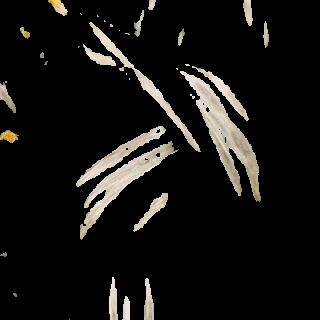
#> input picture Extracted images/EXtraction1.jpg, 320 x 320 px, given in place of video7.mp4, which was not available
$ python color_segment.py
#> lines starting #> are read from the running program, lines starting #| are printed output that depends on the picture; after the words box and inside, x2 and y2 are one past the last pixel; in counts of white or black regions, pixels touching at a corner belong together; pictures that were not available may be replaced by others from this repository, and a replacement may not be noted
#> further down, frame is the input picture: shape (320, 320, 3); mean B, G, R 18, 19.9, 21
from skimage.io import imread, imshow
from skimage.color import rgb2hsv
import matplotlib.pyplot as plt
import cv2 as cv
import numpy as np


def get_marker_mask(img):
    img_hsv = rgb2hsv(img)
#> img_hsv: shape (640, 1280, 3) float64; mean of channels 0, 1, 2 0.064, 0.141, 0.0828
    #refer to hue channel (in the colorbar)
    lower_mask = img_hsv[:,:,0] > 0.1
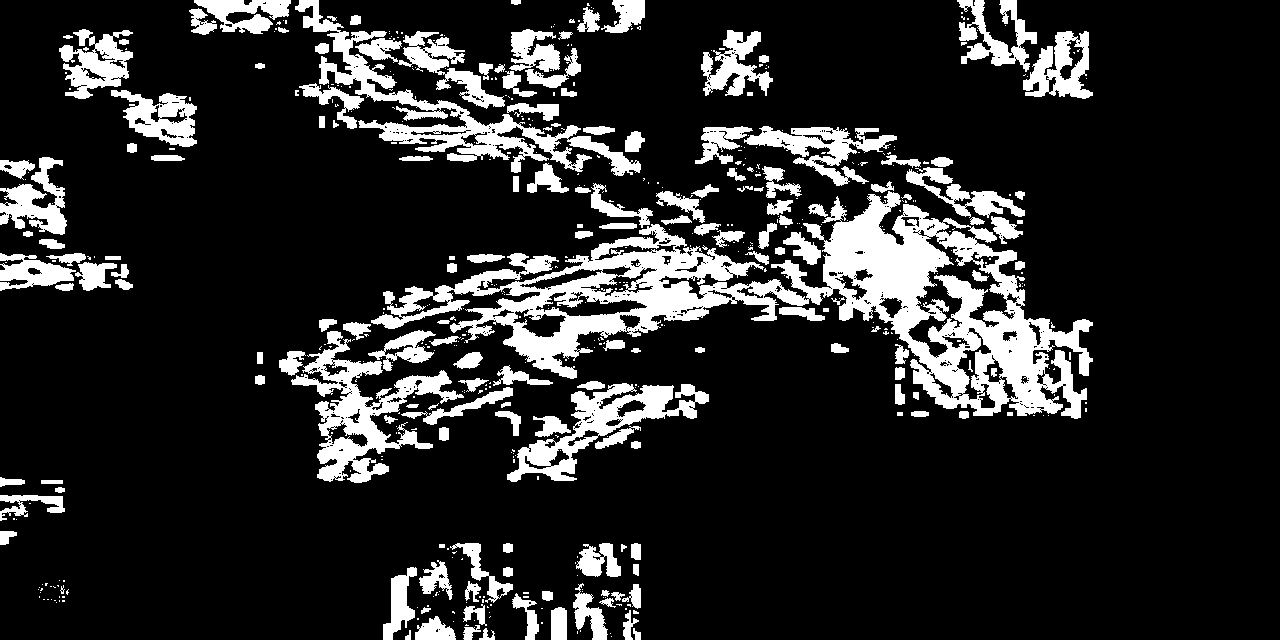
#> lower_mask: shape (640, 1280) bool; 16% white; 547 white regions (379 under 20 px), largest, box (x1, y1, x2, y2) and area: (371, 191, 1093, 419) 45865, (295, 0, 641, 176) 9483, (291, 331, 464, 483) 7806
    #refer to hue channel (in the colorbar)
    upper_mask = img_hsv[:,:,0] < 0.3
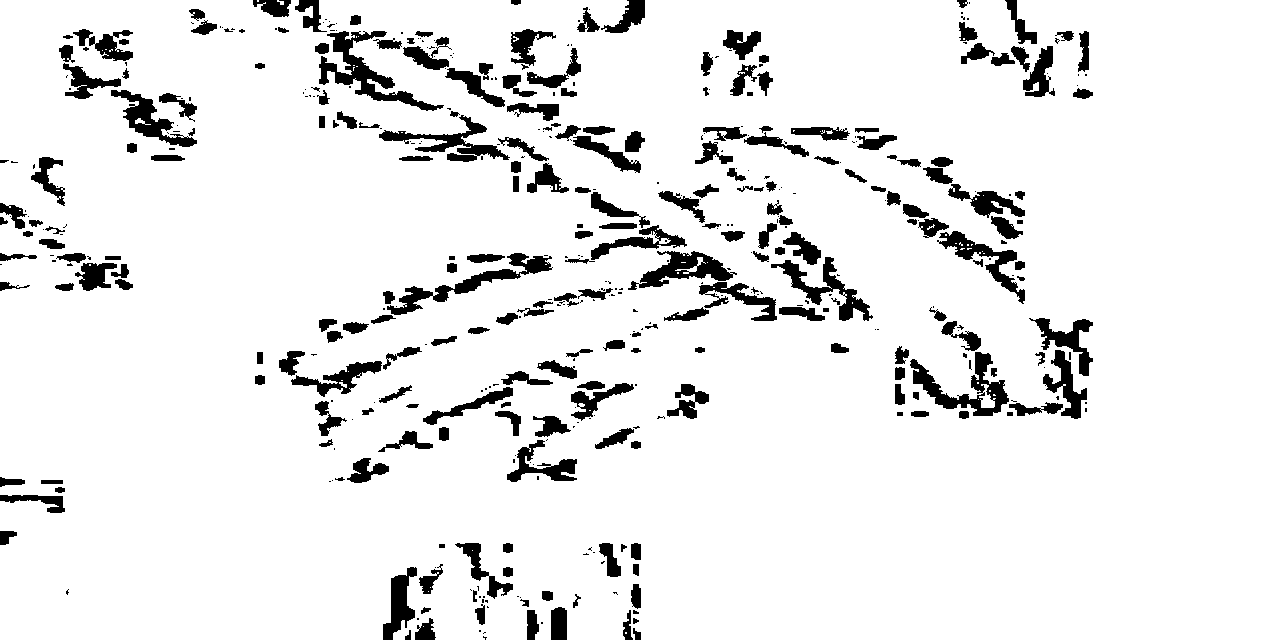
#> upper_mask: shape (640, 1280) bool; 91.7% white; 468 black regions (234 under 20 px), largest, box (x1, y1, x2, y2) and area: (319, 31, 444, 111) 2471, (910, 352, 1009, 416) 2092, (387, 253, 553, 315) 1993
    #refer to transparency channel (in the colorbar)
    saturation_mask = img_hsv[:,:,1] < 0.2
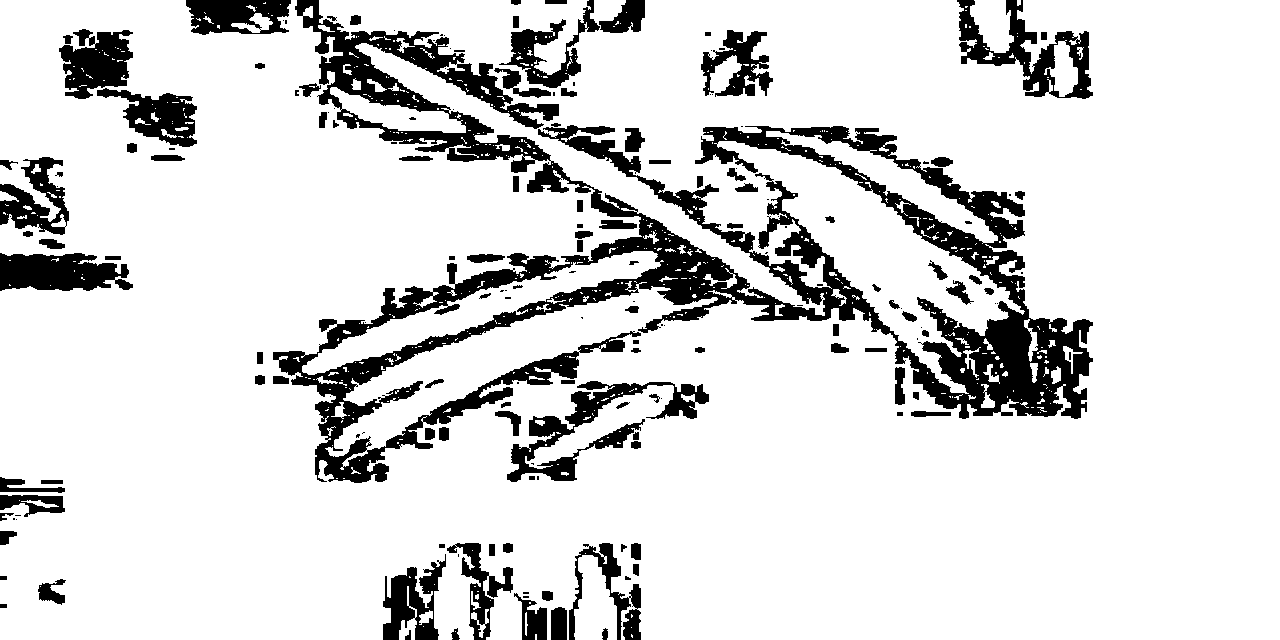
#> saturation_mask: shape (640, 1280) bool; 85.4% white; 176 black regions (64 under 20 px), largest, box (x1, y1, x2, y2) and area: (273, 0, 1093, 483) 70678, (507, 381, 709, 482) 5198, (957, 0, 1093, 99) 4520

    mask = upper_mask*lower_mask*saturation_mask
#> mask: shape (640, 1280) bool; 5.2% white; 275 white regions (160 under 20 px), largest, box (x1, y1, x2, y2) and area: (803, 194, 966, 393) 9243, (503, 287, 718, 362) 4304, (450, 251, 664, 333) 3184
    red = img[:,:,0]*mask
    green = img[:,:,1]*mask
    blue = img[:,:,2]*mask
    marker_masked = np.dstack((red,green,blue))
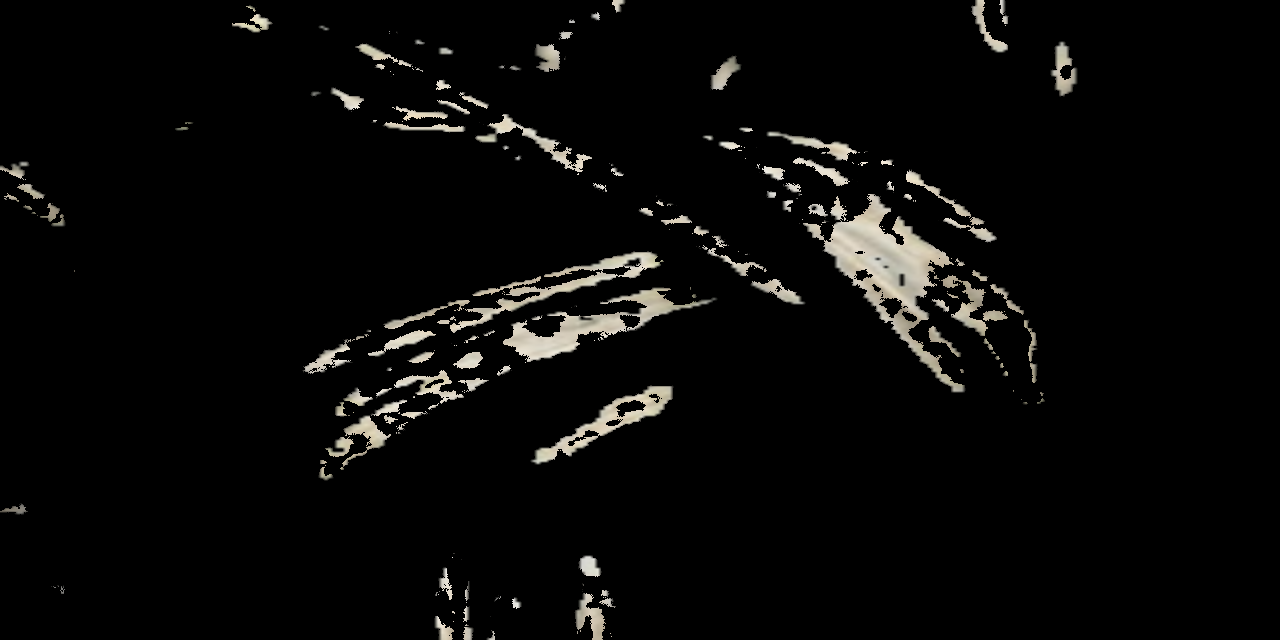
#> marker_masked: shape (640, 1280, 3); mean R, G, B 9.3, 9, 8.1
    return marker_masked

def get_coords(img):
    marker_masked=get_marker_mask(img)
    gray = cv.cvtColor(marker_masked ,cv.COLOR_RGB2GRAY)
    _,thresh = cv.threshold(gray,180, 255, cv.THRESH_BINARY_INV)
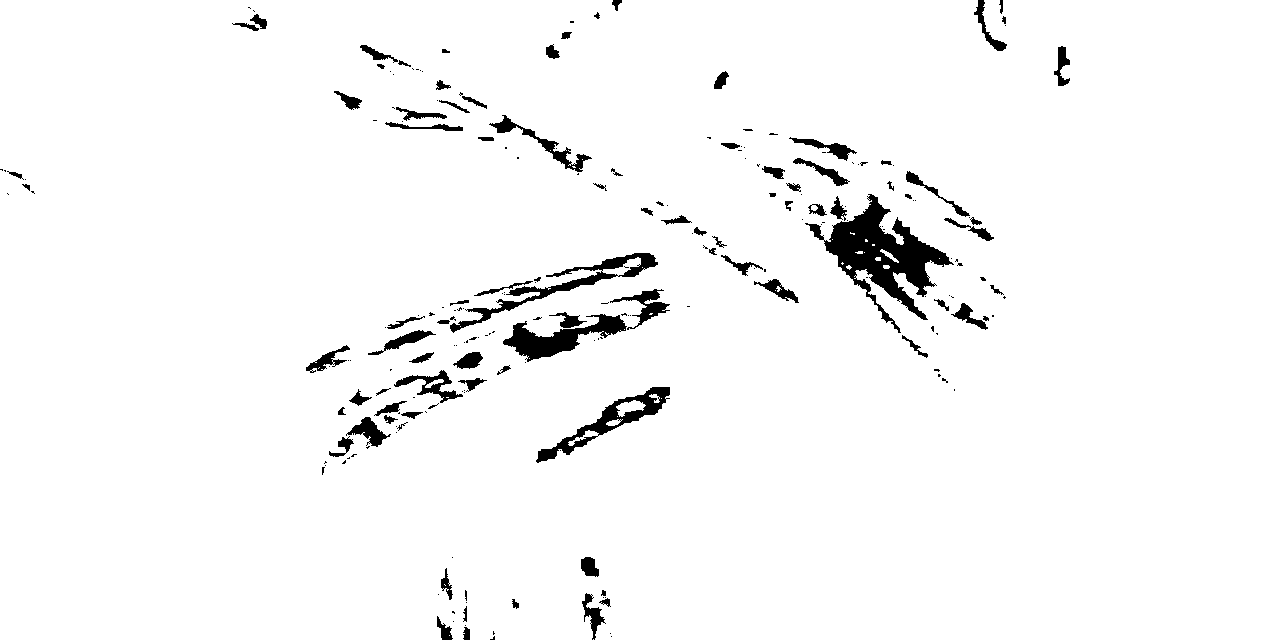
#> thresh: shape (640, 1280); 96.7% white; 226 black regions (136 under 20 px)
    cnt,_= cv.findContours(thresh, cv.RETR_TREE, cv.CHAIN_APPROX_NONE)
#> cnt = 388 contours, 281 with area under 20; largest, box (x1, y1, x2, y2) and area: (0, 0, 1280, 640) 815968, (823, 193, 955, 334) 6820, (535, 386, 671, 464) 2588, (502, 313, 628, 363) 2403, (449, 270, 619, 334) 1580
    x,y=0,0
    for c in cnt:
        area=cv.contourArea(c)
        if area>100 and area<1000:
            x,y,w,h=cv.boundingRect(c)
            break
#> this loop made 30 passes
#> (area, x, y, w, h) on pass 30: (193.5, 440, 567, 14, 34)
#> area on passes 3, 15, 18, 19, 26, 27: 815968.5, 55.5, 57, 65, 32, 29
    return x,y

def get_mask(x,y,frame):
    mask=np.zeros((frame.shape[0],frame.shape[1]),np.uint8)
    x2,y2=abs(x+500),abs(y+200)
    x1,y1=abs(x-200),abs(y-650)
    mask[y1:y2,x1:x2]=255

    return mask


# [21 lines of commented-out code are left out]

if __name__=="__main__":
    cap=cv.VideoCapture('video7.mp4')
    frame_width = int(cap.get(3))
    frame_height = int(cap.get(4))
    size=(frame_width,frame_height)

    res = cv.VideoWriter('color_segmentation.avi', cv.VideoWriter_fourcc(*'MJPG'),24,size)
    while True:
        success, frame=cap.read()
        frame=cv.cvtColor(frame,cv.COLOR_BGR2RGB)
        frame=cv.resize(frame,(1280,640))

        x,y=get_coords(frame)
#> x = 440; y = 567

        if x>0 and y>0:
            x1,y1=x,y
#> x1 = 440; y1 = 567
            #cv.circle(frame,(x1,y1),10,(0,255,0),thickness=-1)
            mask=get_mask(x1,y1,frame)
#> in get_mask, `x2,y2=abs(x+500),abs(y+200)`: x2 = 940; y2 = 767
#> in get_mask, `x1,y1=abs(x-200),abs(y-650)`: x1 = 240; y1 = 83
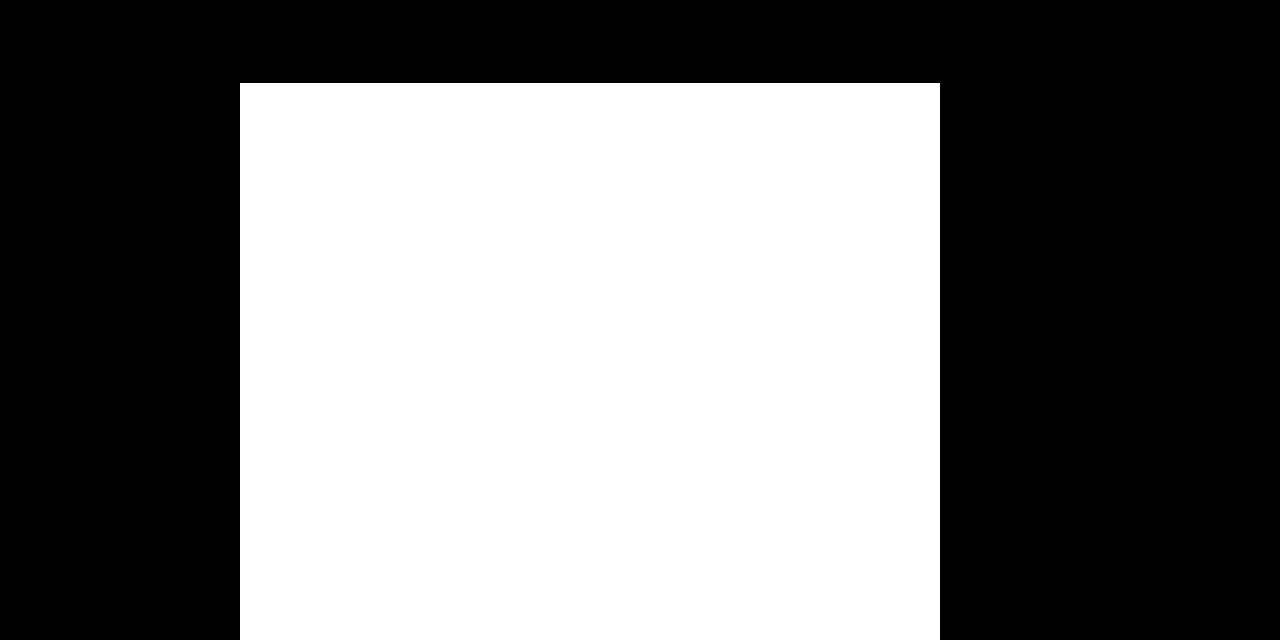
#> mask: shape (640, 1280); 47.6% white; 1 white region, box (x1, y1, x2, y2) and area: (240, 83, 940, 640) 389900

        else:
            #cv.circle(frame,(x1,y1),10,(0,255,0),thickness=-1)
            mask=get_mask(x1,y1,frame)

        frame=cv.cvtColor(frame,cv.COLOR_RGB2BGR)

        frame=cv.bitwise_and(frame,frame,mask=mask)
        cv.imshow('View',frame)
        if success:
            frame=cv.resize(frame,(frame_width,frame_height))
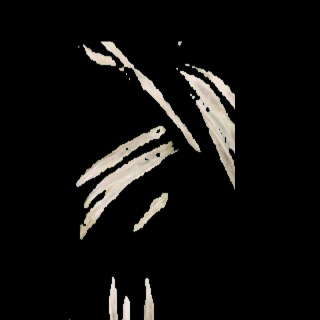
#> frame: shape (320, 320, 3); mean B, G, R 14.4, 15.6, 16.4
            res.write(frame)

        if cv.waitKey(20) & 0XFF==ord('d'):
#> (key Esc is pressed here)
            break

    cap.release()
    cv.destroyAllWindows()

$ run again, on Extracted images/EXtraction2.jpg
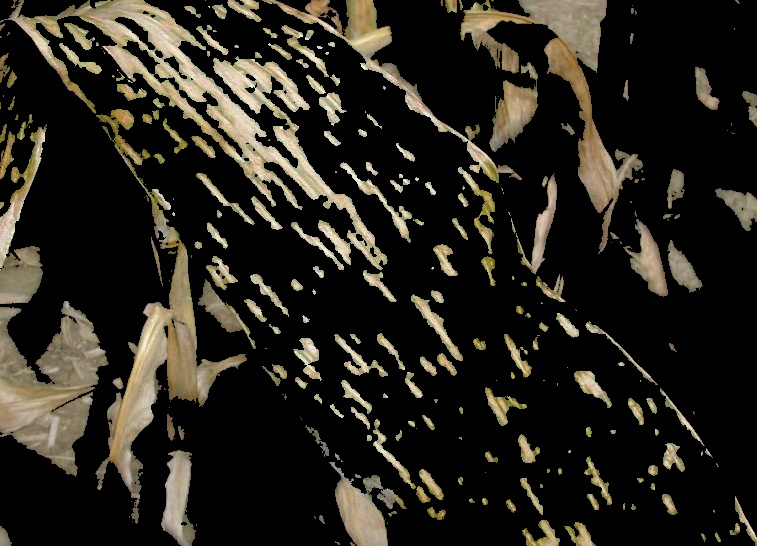
#> input picture Extracted images/EXtraction2.jpg, 757 x 546 px, given in place of video7.mp4, which was not available
#> frame is the input picture: shape (546, 757, 3); mean B, G, R 29.1, 36.6, 40
#> img_hsv: shape (640, 1280, 3) float64; mean of channels 0, 1, 2 0.137, 0.324, 0.158
#> in get_marker_mask, `lower_mask = img_hsv[:,:,0] > 0.1`:
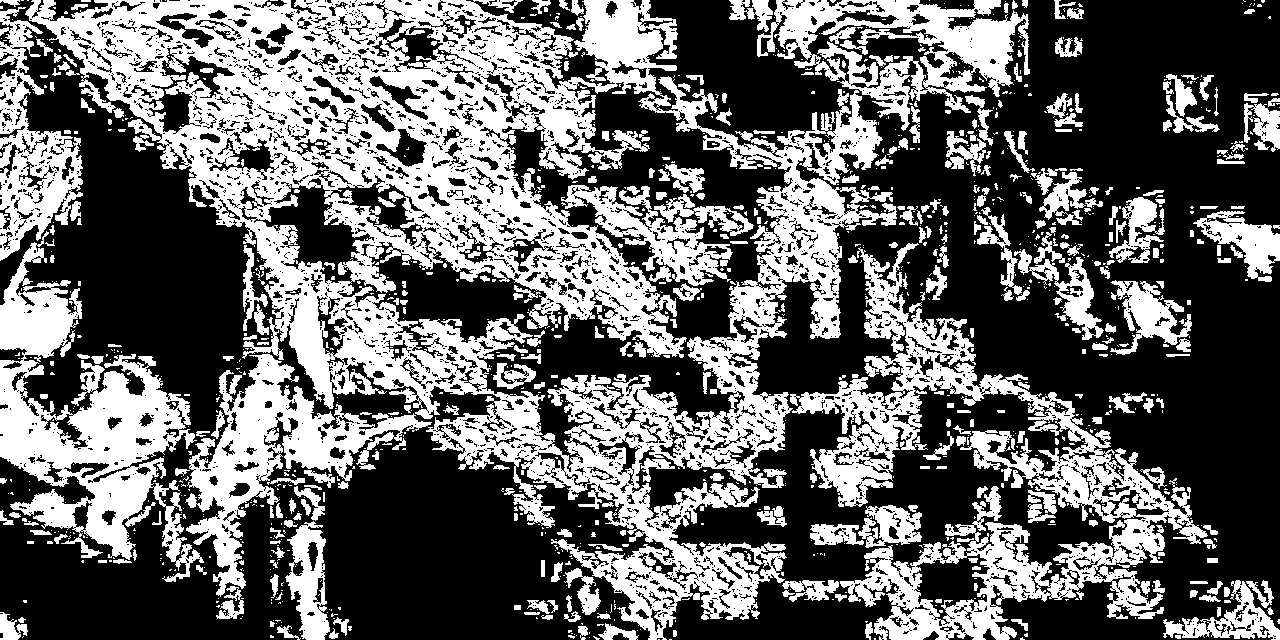
#> lower_mask: shape (640, 1280) bool; 40.1% white; 1363 white regions (995 under 20 px), largest, box (x1, y1, x2, y2) and area: (25, 0, 897, 640) 162697, (790, 243, 1208, 640) 40036, (0, 231, 204, 582) 26294
#> upper_mask: shape (640, 1280) bool; 83.3% white; 2012 black regions (1155 under 20 px), largest, box (x1, y1, x2, y2) and area: (267, 0, 596, 139) 4236, (604, 375, 702, 493) 2202, (939, 524, 1029, 639) 2186
#> saturation_mask: shape (640, 1280) bool; 53.1% white; 462 black regions (305 under 20 px), largest, box (x1, y1, x2, y2) and area: (0, 0, 1204, 640) 361453, (1163, 580, 1280, 640) 3182, (1190, 211, 1280, 282) 2528
#> thresh: shape (640, 1280); 98.5% white; 455 black regions (339 under 20 px)
#> cnt = 645 contours, 496 with area under 20; largest, box (x1, y1, x2, y2) and area: (0, 0, 1280, 640) 817270, (382, 113, 450, 176) 772, (463, 151, 563, 227) 718, (462, 173, 507, 216) 446, (3, 255, 27, 303) 342
#> the loop in get_coords, `for c in cnt:` made 8 passes
#> (area, x, y, w, h) on pass 8: (123, 295, 598, 13, 26)
#> `x,y=get_coords(frame)`: x = 295; y = 598
#> `x1,y1=x,y`: x1 = 295; y1 = 598
#> x2 = 795; y2 = 798
#> in get_mask, `x1,y1=abs(x-200),abs(y-650)`: x1 = 95; y1 = 52
#> `frame=cv.resize(frame,(frame_width,frame_height))`:
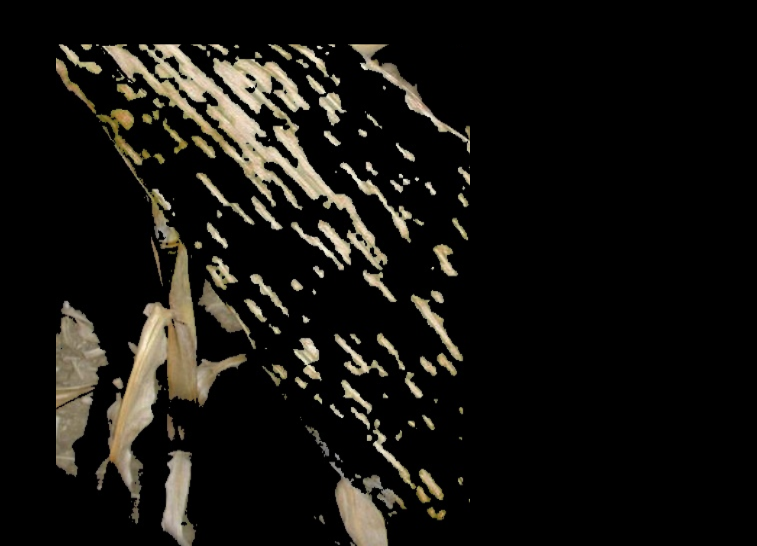
#> frame: shape (546, 757, 3); mean B, G, R 16.7, 20.6, 22.2
